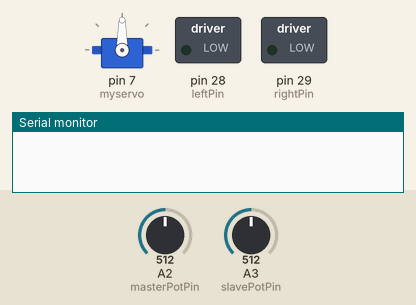
Recording of a sketch running on a simulated Arduino Mega 2560, built with avr-gcc and run on an emulated ATmega2560. Parts: servo, switched loads named in the sketch (green lamp = pin HIGH), the last lines printed to the serial monitor. The inputs (shaded band) are chosen by the test bench; at power-on: A2 (masterPotPin) = 512, A3 (slavePotPin) = 512.

Above: at 1.2 s.
1.3 s: A2 (masterPotPin) set to 537
At 2.0 s:
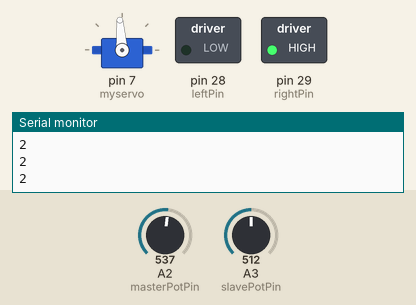
2.8 s: A3 (slavePotPin) set to 544
At 3.2 s:
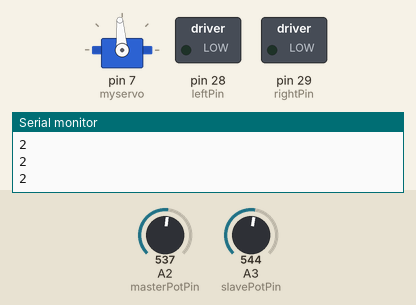
4.3 s: A2 (masterPotPin) set to 511
At 5.5 s:
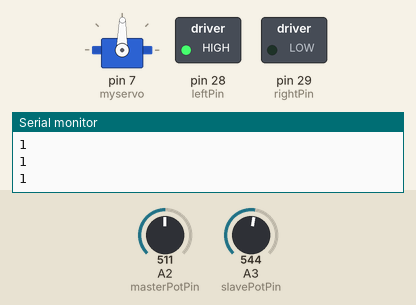
5.8 s: A2 (masterPotPin) set to 306
At 6.8 s:
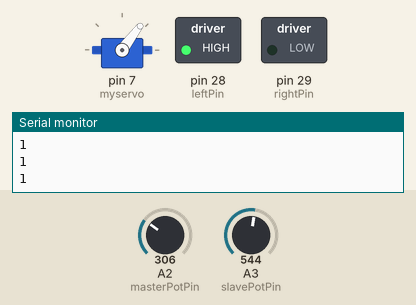
7.3 s: A3 (slavePotPin) set to 326
8.8 s: A3 (slavePotPin) set to 298
At 10.1 s:
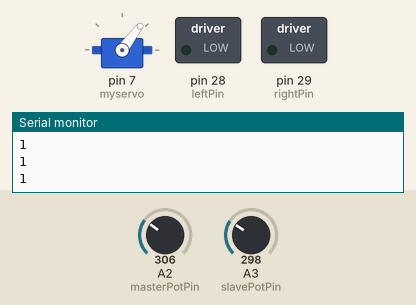
Timing chart, 0 to 11.3 s (numbered marks = the images above; inputs shaded):
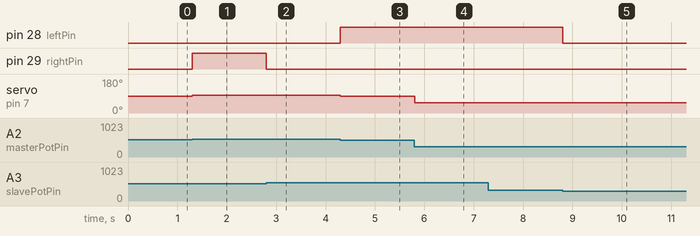

Measured:
- the behaviour switches between 522 and 523 on A2 (masterPotPin) (found by bisection; images 0 and 1)
- the behaviour switches between 526 and 527 on A3 (slavePotPin) (found by bisection; images 1 and 2)
- the behaviour switches between 317 and 316 on A3 (slavePotPin) (found by bisection; images 4 and 5)
- after the input at 1.3 s, pin 29 (rightPin): LOW → HIGH at once; servo on pin 7 (myservo): 90° → 94° at once
- after the input at 2.8 s, pin 29 (rightPin): HIGH → LOW at once
- after the input at 4.3 s, pin 28 (leftPin): LOW → HIGH at once; servo on pin 7 (myservo): 94° → 89° at once
- after the input at 5.8 s, servo on pin 7 (myservo): 89° → 53° at once
- after the input at 8.8 s, pin 28 (leftPin): HIGH → LOW at once

The sketch:

MotorPot_Test.ino
```cpp
#include <Servo.h>

int masterPotPin = A2;
int slavePotPin  = A3;

int masterPot;
int slavePot;

int leftPin  = 28;
int rightPin = 29;

int val;


Servo myservo;  // create servo object to control a servo


void setup() {
   Serial.begin(9600);
   pinMode(leftPin,  OUTPUT);
   pinMode(rightPin, OUTPUT);
    myservo.attach(7);
}

void loop() {

  int masterPot = analogRead(masterPotPin);
  int slavePot  = analogRead(slavePotPin);


 if (masterPot + 10 < slavePot){
   digitalWrite(leftPin, HIGH);
   digitalWrite(rightPin, LOW);
   Serial.println(1);
 } else if (masterPot - 10> slavePot){
   digitalWrite(leftPin, LOW);
   digitalWrite(rightPin, HIGH);
   Serial.println(2);
 } else {
   digitalWrite(leftPin, LOW);
   digitalWrite(rightPin, LOW);
 }


   val = map(masterPot, 0, 1023, 0, 180);     // scale it to use it with the servo (value between 0 and 180)
   myservo.write(val);                  // sets the servo position according to the scaled value


}
```
